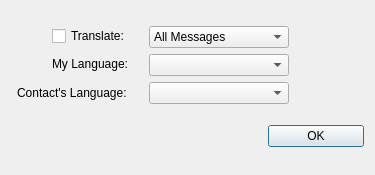
<?xml version="1.0" encoding="UTF-8"?>
<ui version="4.0">
 <class>TranslationWidget</class>
 <widget class="QDialog" name="TranslationWidget">
  <property name="windowModality">
   <enum>Qt::NonModal</enum>
  </property>
  <property name="geometry">
   <rect>
    <x>0</x>
    <y>0</y>
    <width>375</width>
    <height>175</height>
   </rect>
  </property>
  <property name="sizePolicy">
   <sizepolicy hsizetype="Preferred" vsizetype="Preferred">
    <horstretch>0</horstretch>
    <verstretch>0</verstretch>
   </sizepolicy>
  </property>
  <property name="minimumSize">
   <size>
    <width>375</width>
    <height>175</height>
   </size>
  </property>
  <property name="maximumSize">
   <size>
    <width>375</width>
    <height>175</height>
   </size>
  </property>
  <property name="windowTitle">
   <string>Translate Messages</string>
  </property>
  <property name="modal">
   <bool>true</bool>
  </property>
  <layout class="QGridLayout" name="gridLayout_5">
   <item row="0" column="1">
    <layout class="QGridLayout" name="gridLayout_4">
     <item row="0" column="0">
      <layout class="QGridLayout" name="gridLayout_3">
       <item row="0" column="0">
        <spacer name="horizontalSpacer_3">
         <property name="orientation">
          <enum>Qt::Horizontal</enum>
         </property>
         <property name="sizeHint" stdset="0">
          <size>
           <width>17</width>
           <height>13</height>
          </size>
         </property>
        </spacer>
       </item>
       <item row="1" column="1">
        <widget class="QLabel" name="lblMyLanguage">
         <property name="text">
          <string>My Language:</string>
         </property>
         <property name="alignment">
          <set>Qt::AlignLeading|Qt::AlignLeft|Qt::AlignVCenter</set>
         </property>
        </widget>
       </item>
       <item row="2" column="0" colspan="2">
        <widget class="QLabel" name="lblContactLanguage">
         <property name="text">
          <string>Contact's Language: </string>
         </property>
         <property name="alignment">
          <set>Qt::AlignLeading|Qt::AlignLeft|Qt::AlignVCenter</set>
         </property>
        </widget>
       </item>
       <item row="0" column="1">
        <widget class="QCheckBox" name="chkTranslateMessages">
         <property name="text">
          <string>Translate:</string>
         </property>
         <property name="tristate">
          <bool>false</bool>
         </property>
        </widget>
       </item>
      </layout>
     </item>
     <item row="0" column="1">
      <spacer name="horizontalSpacer_2">
       <property name="orientation">
        <enum>Qt::Horizontal</enum>
       </property>
       <property name="sizeType">
        <enum>QSizePolicy::Fixed</enum>
       </property>
       <property name="sizeHint" stdset="0">
        <size>
         <width>13</width>
         <height>20</height>
        </size>
       </property>
      </spacer>
     </item>
     <item row="0" column="2">
      <layout class="QGridLayout" name="gridLayout_2">
       <item row="0" column="0">
        <widget class="QComboBox" name="cmbTranslateMessages">
         <property name="minimumSize">
          <size>
           <width>140</width>
           <height>0</height>
          </size>
         </property>
         <item>
          <property name="text">
           <string>All Messages</string>
          </property>
         </item>
         <item>
          <property name="text">
           <string>Messages Sent</string>
          </property>
         </item>
         <item>
          <property name="text">
           <string>Messages Received</string>
          </property>
         </item>
        </widget>
       </item>
       <item row="1" column="0">
        <widget class="QComboBox" name="cmbSrcLanguage">
         <property name="minimumSize">
          <size>
           <width>140</width>
           <height>0</height>
          </size>
         </property>
        </widget>
       </item>
       <item row="2" column="0">
        <widget class="QComboBox" name="cmbDestLanguage">
         <property name="minimumSize">
          <size>
           <width>140</width>
           <height>0</height>
          </size>
         </property>
        </widget>
       </item>
      </layout>
     </item>
    </layout>
   </item>
   <item row="0" column="2">
    <spacer name="horizontalSpacer_5">
     <property name="orientation">
      <enum>Qt::Horizontal</enum>
     </property>
     <property name="sizeHint" stdset="0">
      <size>
       <width>2</width>
       <height>73</height>
      </size>
     </property>
    </spacer>
   </item>
   <item row="1" column="0" colspan="3">
    <layout class="QGridLayout" name="gridLayout">
     <item row="0" column="0">
      <spacer name="horizontalSpacer">
       <property name="orientation">
        <enum>Qt::Horizontal</enum>
       </property>
       <property name="sizeHint" stdset="0">
        <size>
         <width>40</width>
         <height>20</height>
        </size>
       </property>
      </spacer>
     </item>
     <item row="0" column="1">
      <widget class="QPushButton" name="btnOk">
       <property name="minimumSize">
        <size>
         <width>96</width>
         <height>0</height>
        </size>
       </property>
       <property name="text">
        <string>OK</string>
       </property>
      </widget>
     </item>
    </layout>
   </item>
  </layout>
 </widget>
 <resources/>
 <connections/>
</ui>
